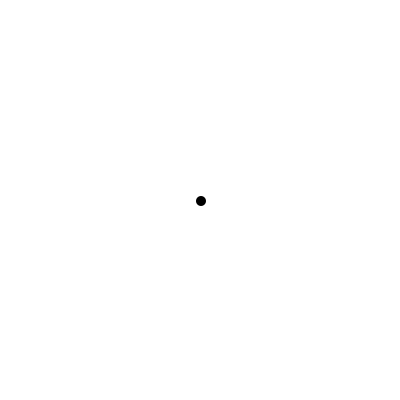
Frame 1 (no input)
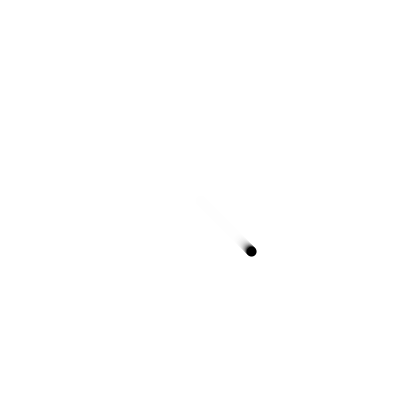
Frame 60 (the mouse pressed at the canvas centre just before this capture)
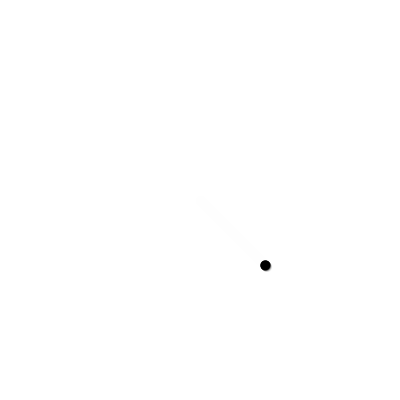
Frame 120 (the mouse held since frame 60 and released just before this capture)

The Processing sketch that drew these frames (run headless with seeded random() and noise(); from frame 60 on, the mouse is pressed at the canvas centre):

// Processing sketch: sketch_06_2d_attraction
// ── sketch_06_2d_attraction.pde
// 引力・斥力モデル

float vx = 1;  //物体の速度 1フレームあたり何ピクセル進むのか ここでの入力された値は初期の速度
float vy = 1;  //物体の速度 1フレームあたり何ピクセル進むのか ここでの入力された値は初期の速度
float x = 200; //物体の位置 ここでの入力された値は初期の位置
float y = 200; //物体の位置 ここでの入力された値は初期の位置
float ax = 0;  //加速度
float ay = 0;  //加速度
float magnetism = 2.0; //引力の強さ マイナスにすると斥力になる。
float radius = 5 ; //描画する円の半径

void setup(){
  size(400,400);
  noStroke(); 
  fill(0);
  ellipseMode(RADIUS);
  background(255);
}


void draw(){
  fill(255,255,255,64);
  rect(0,0,width,height);
  
  float distance = dist(mouseX, mouseY, x, y); //dist(x1,y1,x2,y2) ２点間の距離を求める関数
  
  //加速度は引力の中心からの距離の二乗に反比例する。
  ax = magnetism * (mouseX - x) / (distance * distance); 
  ay = magnetism * (mouseY - y) / (distance * distance);
  
  vx += ax; // 1フレームあたりaxだけ速度vxを増加する。
  vy += ay; // 1フレームあたりayだけ速度vyを増加する。
  x += vx;  // 1フレームあたりvyピクセル進ませる。
  y += vy;  // 1フレームあたりvyピクセル進ませる。
  
  
  //上下左右の端からはみ出た時の処理を書く。（これまでと同じ）
  
  
  fill(0);
  ellipse(x,y,radius,radius);
  
}
